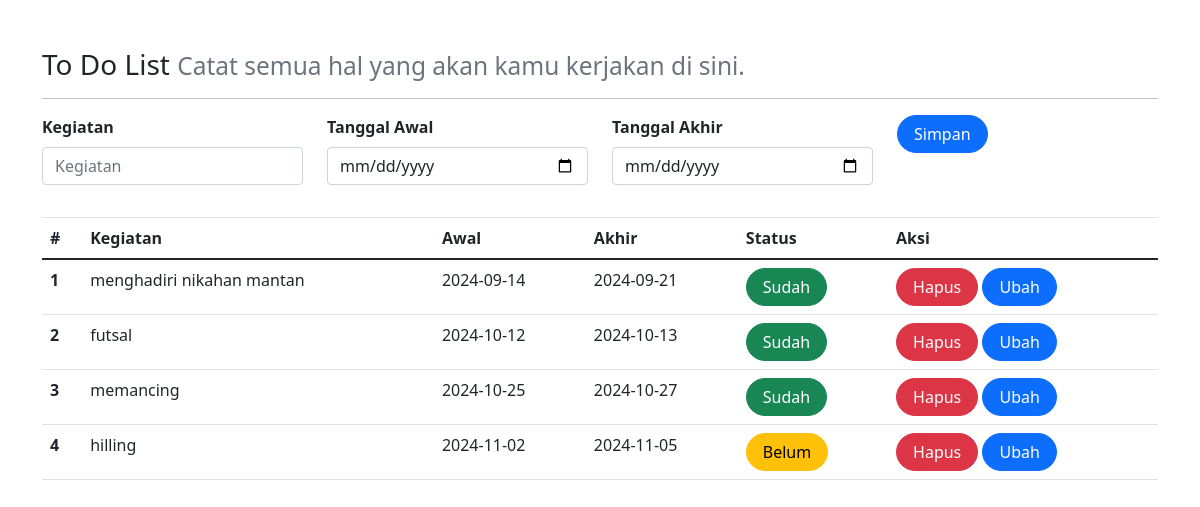
The page / on the database its author committed.
### tables this page shows
CREATE TABLE `kegiatan` (
  `id` int(11) NOT NULL,
  `isi` text NOT NULL,
  `tgl_awal` date NOT NULL,
  `tgl_akhir` date NOT NULL,
  `status` int(11) NOT NULL
);

### index.php (the view, shortened to what this page needs)
<?php
include_once("koneksi.php");
?>
<!DOCTYPE html>
<html lang="en">
<head>
    <link rel="stylesheet" href="assets/css/bootstrap.css">
    <link href="https://cdn.jsdelivr.net/npm/bootstrap@5.0.2/dist/css/bootstrap.min.css" rel="stylesheet"
>
</head>
<body>
    <div class="container mt-5">
        <h3>To Do List <small class="text-muted">Catat semua hal yang akan kamu kerjakan di sini.</small></h3>
        <hr>
        <form class="form row" method="POST" action="" name="myForm">
            <?php
            $isi = '';
            $tgl_awal = '';
            $tgl_akhir = '';
            ?>
            <div class="col">
                <label for="inputIsi" class="form-label fw-bold">Kegiatan</label>
                <input type="text" class="form-control" name="isi" id="inputIsi" placeholder="Kegiatan" value="<?php echo $isi; ?>" required>
            </div>
            <div class="col">
                <label for="inputTanggalAwal" class="form-label fw-bold">Tanggal Awal</label>
                <input type="date" class="form-control" name="tgl_awal" id="inputTanggalAwal" placeholder="Tanggal Awal" value="<?php echo $tgl_awal; ?>" required>
            </div>
            <div class="col mb-2">
                <label for="inputTanggalAkhir" class="form-label fw-bold">Tanggal Akhir</label>
                <input type="date" class="form-control" name="tgl_akhir" id="inputTanggalAkhir" placeholder="Tanggal Akhir" value="<?php echo $tgl_akhir; ?>" required>
            </div>
            <div class="col">
                <button type="submit" class="btn btn-primary rounded-pill px-3" name="simpan">Simpan</button>
            </div>
        </form>
        <table class="table table-hover mt-4">
            <thead>
                <tr>
                    <th scope="col">#</th>
                    <th scope="col">Kegiatan</th>
                    <th scope="col">Awal</th>
                    <th scope="col">Akhir</th>
                    <th scope="col">Status</th>
                    <th scope="col">Aksi</th>
                </tr>
            </thead>
            <tbody>
                <?php
                $result = mysqli_query($mysqli, "SELECT * FROM kegiatan ORDER BY status, tgl_awal");
                $no = 1;
                while ($data = mysqli_fetch_array($result)) {
                ?>
                    <tr>
                        <th scope="row"><?php echo $no++ ?></th>
                        <td><?php echo $data['isi']; ?></td>
                        <td><?php echo $data['tgl_awal']; ?></td>
                        <td><?php echo $data['tgl_akhir']; ?></td>
                        <td>
                            <?php
                            if ($data['status'] == '1') {
                                echo " <a class='btn btn-warning rounded-pill px-3' href='index.php?id=" . $data['id'] . "&aksi=ubah_status&status=0'>Belum</a>";
                            } else {
                                echo " <a class='btn btn-success rounded-pill px-3' href='index.php?id=" . $data['id'] . "&aksi=ubah_status&status=1'>Sudah</a>";
                            }
                            ?>
                        </td>
                        <td>
                            <a class="btn btn-danger rounded-pill px-3" href="index.php?id=<?php echo $data['id']; ?>&aksi=hapus">Hapus</a>
                            <a class="btn btn-primary rounded-pill px-3" href="index.php?id=<?php echo $data['id']; ?>&aksi=ubah">Ubah</a>
                        </td>
                    </tr>
                <?php } ?>
            </tbody>
        </table>
    </div>
</body>
</html>

### rows shown on the page
kegiatan: isi "menghadiri nikahan mantan", tgl_awal "2024-09-14", tgl_akhir "2024-09-21"
kegiatan: isi "futsal", tgl_awal "2024-10-12", tgl_akhir "2024-10-13"
kegiatan: isi "memancing", tgl_awal "2024-10-25", tgl_akhir "2024-10-27"
kegiatan: isi "hilling", tgl_awal "2024-11-02", tgl_akhir "2024-11-05"
